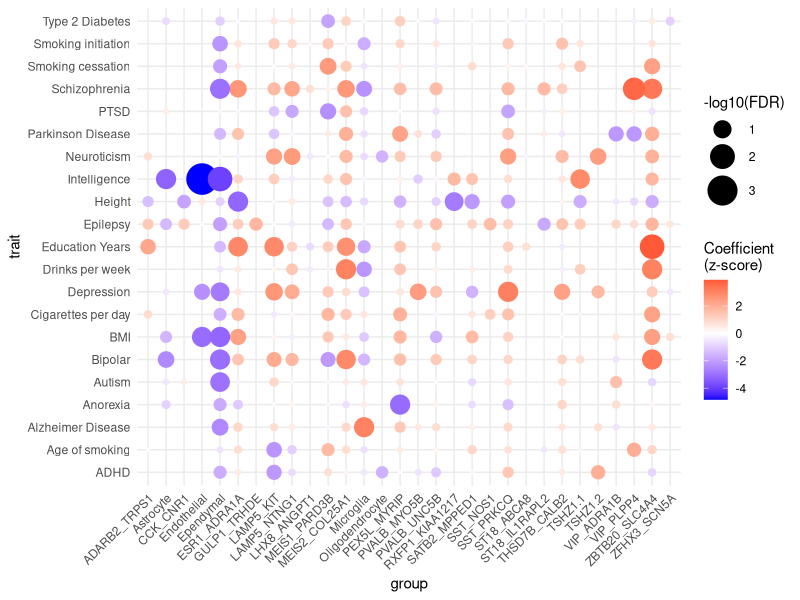
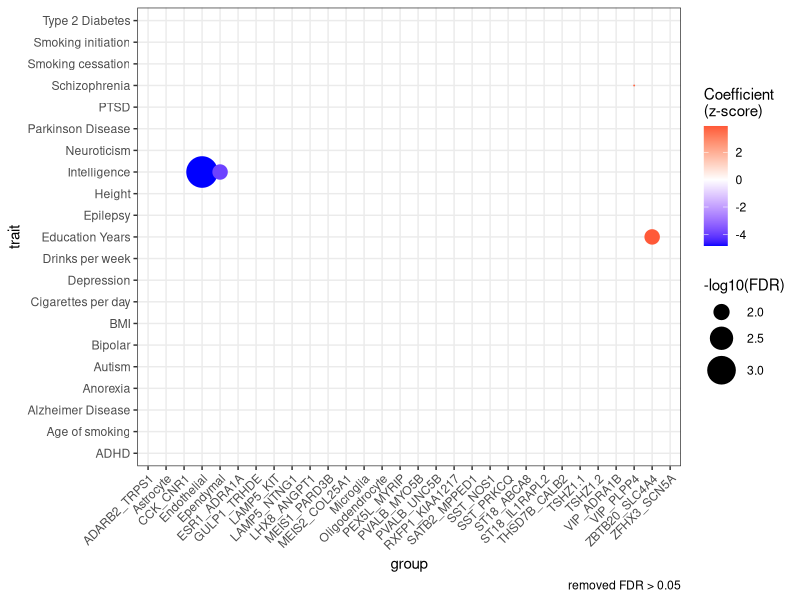
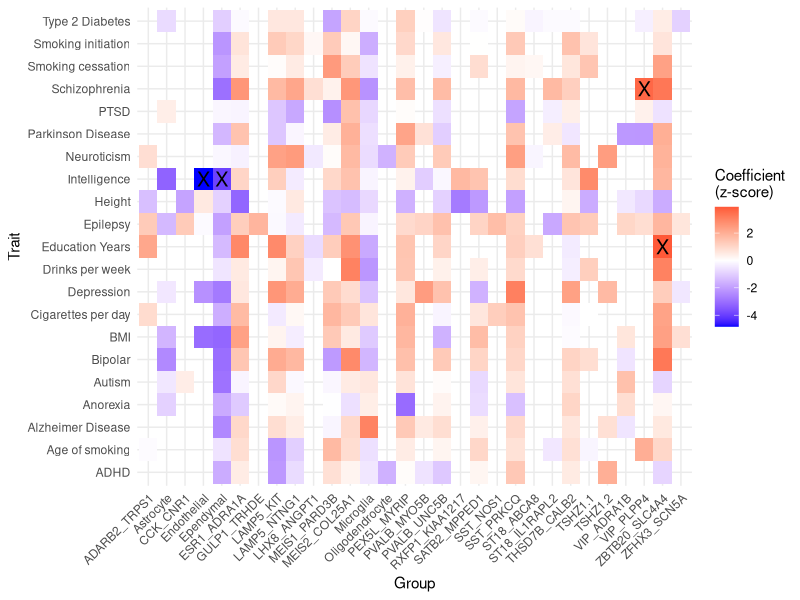

R code for these plots, in order:
# originally copied from https://github.com/LieberInstitute/spatialdACC/blob/main/code/17_LDSC/spatial/dotplot_visualization.R

library(ggplot2)
library(RColorBrewer)
library(here)
library(dplyr)

###load LDSC results
ldsc_results <- read.csv(file=here::here('code','09_psychiatric_GSEA','LDSC',"specificity_score",'ldsc_results.csv'))

##########dotplots#############
###make -log10FDR column
ldsc_results$log10fdr <- -log10(ldsc_results$FDR)

####to make nmf only###
#ldsc_results <- ldsc_results[ldsc_results$cell %in% paste0('nmf',c(1:100)),]

####to remove FDR > 0.05
#ldsc_results<-ldsc_results[ldsc_results$FDR<0.05,]

###plot
pdf(here('plots','09_psychiatric_GSEA','LDSC', 'ldsc_results_FDR_0.05.pdf'),width=10,height=10)

ggplot(ldsc_results, aes(x = cell, y = trait, size = log10fdr, color = Coefficient_z.score)) +
    geom_point() +
    scale_size_continuous(range = c(0, 10)) + # Set minimum size to zero for the size scale
    scale_color_gradient2(low = 'blue', high = 'red', midpoint = 0,
                          name = "Coefficient\n(z-score)") +
    theme_minimal() +
    theme(axis.text.x = element_text(angle = 45, hjust = 1)) +
    labs(size = "-log10(FDR)",x='group')

ggplot(ldsc_results, aes(x = cell, y = trait, size = ifelse(FDR > 0.05, NA, log10fdr), color = Coefficient_z.score)) +
    geom_point() +
    scale_size_continuous(range = c(0, 10)) + # Set minimum size to zero for the size scale
    scale_color_gradient2(low = 'blue', high = 'red', midpoint = 0,
                          name = "Coefficient\n(z-score)") +
    theme_bw() +
    theme(axis.text.x = element_text(angle = 45, hjust = 1)) +
    labs(size = "-log10(FDR)",x='group',
         caption = "removed FDR > 0.05")

dev.off()


ldsc_results <- ldsc_results %>%
  mutate(log10fdr = ifelse(FDR > 0.1, 0, log10fdr),
         mark = ifelse(FDR < 0.05, 'X', ''))


# Plotting the heatmap
pdf(here('plots','09_psychiatric_GSEA','LDSC', 'ldsc_heatmap_FDR_0.05.pdf'),width=10,height=10)

ggplot(ldsc_results, aes(x = cell, y = trait, fill = Coefficient_z.score)) +
  geom_tile() +
  scale_fill_gradient2(low = 'blue', high = 'red', midpoint = 0,
                       name = "Coefficient\n(z-score)") +
  theme_minimal() +
  theme(axis.text.x = element_text(angle = 45, hjust = 1)) +
  labs(x='Group', y='Trait') +
  geom_text(aes(label = mark), color = 'black', size = 5, vjust = 0.5) 
  #geom_text(aes(label = ifelse(log10fdr == 0, '0', '')), color = 'black', size = 3, vjust = 0.5)

dev.off()